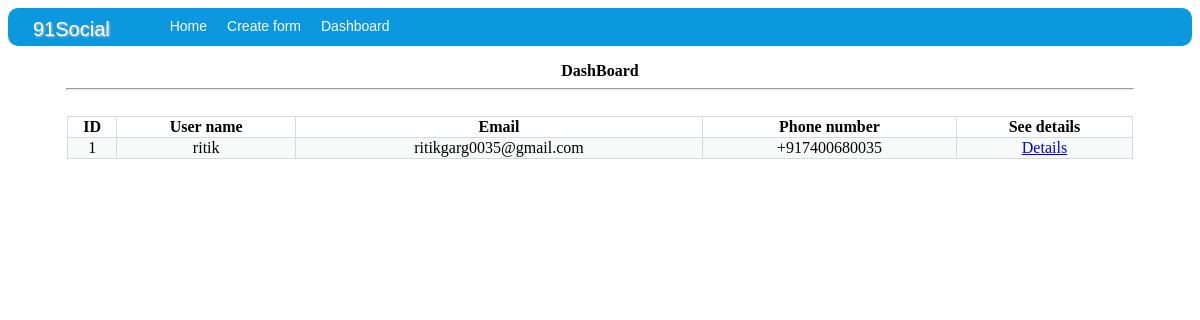
The page /contact_form/view/ on the database as committed earlier.
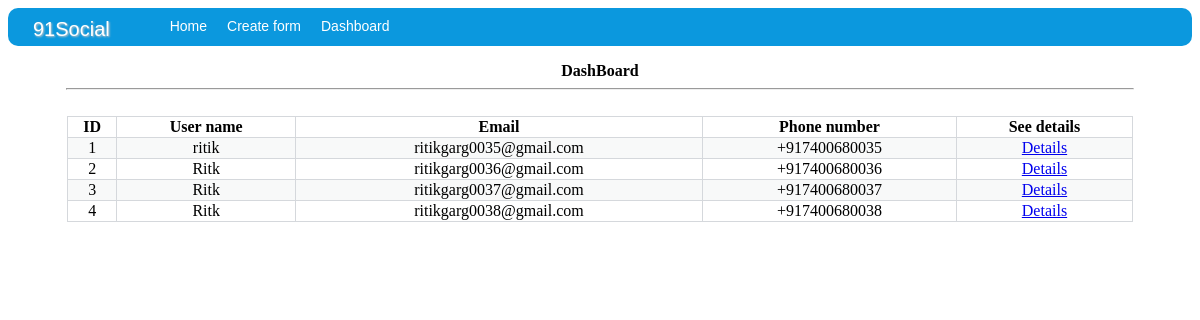
The same page on the database as committed later.
### c_form/models.py (models this page shows)
class contact_form(models.Model):
	Mr = 'Mr'
	Mrs = 'Mrs'
	Ms = 'Ms'
	selected_title = (
		(Mr,'Mr'),
		(Mrs,'Mrs'),
		(Ms,'Ms')
	)
	title = models.CharField(max_length = 3,choices = selected_title,default = Ms)
	name = models.CharField(max_length = 100)
	email = models.EmailField(max_length=254,unique = True)
	password = models.CharField(max_length = 255)
	phone_num = PhoneNumberField(null=False, blank=False, unique=True)
	add = models.CharField(max_length = 255)
	creation_date = models.DateTimeField(auto_now = True)

### c_form/views.py (the view)
# urls.py: path("view/",view),
def view(request):
	details = contact_form.objects.all()
	context = {
		'details' : details
	}
	return render(request,"view.html",context)

### c_form/templates/view.html
{% extends 'base.html' %}
{% block content %}
	<p  >
		<div style="text-align: center;" ><b>DashBoard</b></div>
		<hr style="color:  #ecf0f1 ; width: 90%; text-align: center;" ><br>
		<table class="view_table" >
			<tr>
				<th class ="view_th">ID</th>
				<th class ="view_th">User name</th>
				<th class ="view_th">Email</th>
				<th class ="view_th">Phone number</th>
				<th class ="view_th">See details</th>
			</tr>
			{% for i in details %}
				{% if forloop.counter|divisibleby:2 %}
					<tr style="background-color: white;">
						<td class="view_td">{{ i.id }}</td>
						<td class="view_td">{{ i.name }}</td>
						<td class="view_td">{{ i.email }}</td>
						<td class="view_td">{{i.phone_num}}</td>
						<td class="view_td"><a href="./{{i.id}}" >Details</a></td>
					</tr>
				{% else %}
					<tr style="background-color:   #f8f9f9  ; ">
						<td class="view_td">{{ i.id }}</td>
						<td class="view_td">{{ i.name }}</td>
						<td class="view_td">{{ i.email }}</td>
						<td class="view_td">{{i.phone_num}}</td>
						<td class="view_td"><a href="./{{i.id}}" >Details</a></td>
					</tr>
				{% endif %}
			{% endfor %}
		</table>
	</p>
{% endblock %}

Rows that differ between the two databases and show on the page:
added contact_form: id "2", name "Ritk", email "ritikgarg0036@gmail.com", phone_num "+917400680036"
added contact_form: id "3", name "Ritk", email "ritikgarg0037@gmail.com", phone_num "+917400680037"
added contact_form: id "4", name "Ritk", email "ritikgarg0038@gmail.com", phone_num "+917400680038"
